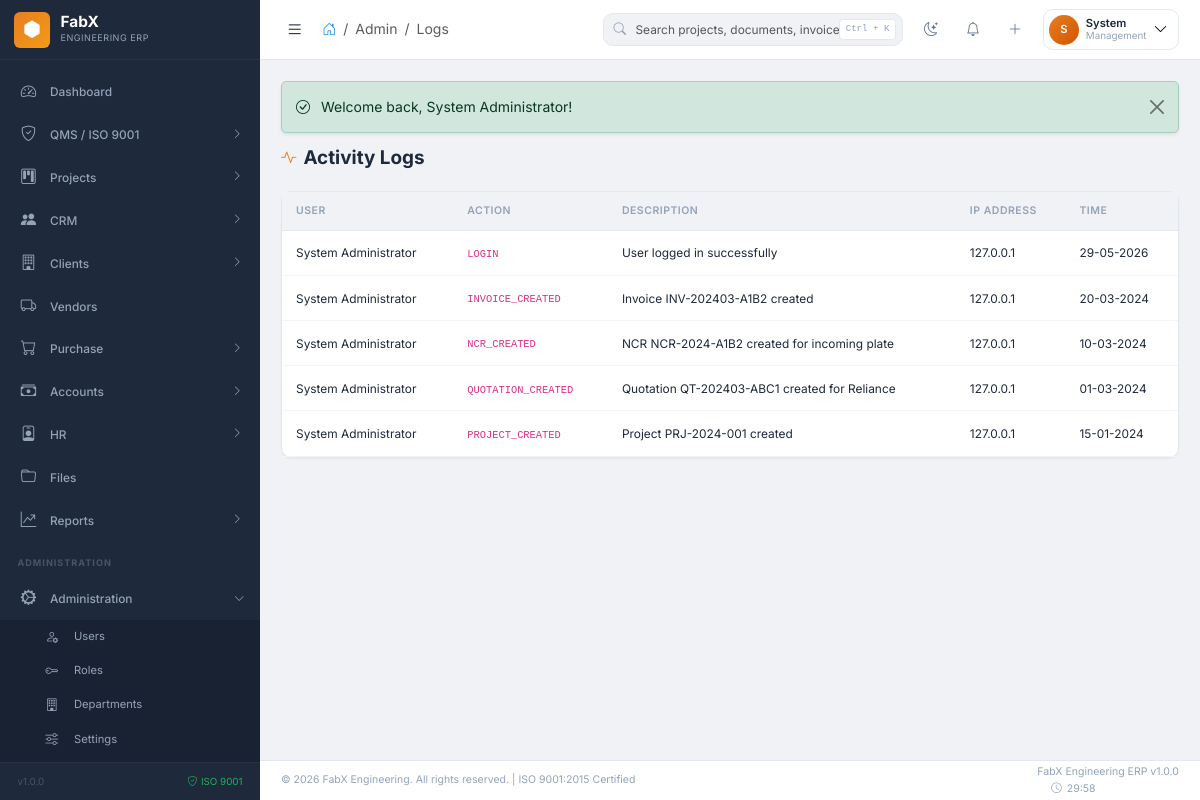
The app's page /admin/logs (signed in) with its own data.
### tables this page shows
CREATE TABLE fabx_activity_logs (
    id BIGINT AUTO_INCREMENT PRIMARY KEY,
    user_id INT,
    action VARCHAR(100) NOT NULL,
    description TEXT,
    module VARCHAR(50),
    record_id INT,
    ip_address VARCHAR(45),
    user_agent VARCHAR(255),
    created_at TIMESTAMP DEFAULT CURRENT_TIMESTAMP,
    FOREIGN KEY (user_id) REFERENCES fabx_users(id),
    INDEX idx_user (user_id),
    INDEX idx_action (action),
    INDEX idx_module (module),
    INDEX idx_created (created_at)
);

### modules/admin/AdminController.php (called while the page is built, shortened)
<?php
class AdminController extends Controller {
    public function logs(): void {
        $page = (int)($_GET['page'] ?? 1);
        $where = "WHERE 1=1"; $params = [];
        $logs = $this->db->fetchAll(
            "SELECT l.*, CONCAT(u.first_name, ' ', u.last_name) as user_name
             FROM " . $this->db->table("activity_logs") . " l
             LEFT JOIN " . $this->db->table("users") . " u ON l.user_id = u.id
             {$where} ORDER BY l.created_at DESC LIMIT ? OFFSET ?",
            array_merge($params, [DEFAULT_PER_PAGE, ($page-1)*DEFAULT_PER_PAGE])
        );
        $total = (int)$this->db->fetchValue("SELECT COUNT(*) FROM " . $this->db->table("activity_logs") . " l {$where}", $params);
        $this->view('logs', [
            'page_title' => 'Activity Logs', 'breadcrumb_module' => 'Admin', 'breadcrumb_page' => 'Logs',
            'logs' => $logs, 'pagination' => paginate($total, $page)
        ]);
    }
}

### config/config.php (called while the page is built, shortened)
<?php
spl_autoload_register(function ($class) {
    $prefixes = [
        'Core\\' => FABX_ROOT . '/core/',
        'Modules\\' => FABX_ROOT . '/modules/',
    ];
    foreach ($prefixes as $prefix => $baseDir) {
        $len = strlen($prefix);
        if (strncmp($prefix, $class, $len) === 0) {
            $relativeClass = substr($class, $len);
            $file = $baseDir . str_replace('\\', '/', $relativeClass) . '.php';
            if (file_exists($file)) {
                return;
            }
        }
    }
});
require_once FABX_ROOT . '/includes/functions.php';
require_once FABX_ROOT . '/includes/security.php';

### core/Database.php (called while the page is built, shortened)
<?php
class Database {
    private static ?self $instance = null;
    private mysqli $connection;
    private string $prefix;
    private function __construct() {
        $this->prefix = DB_PREFIX;
        $this->connection = new mysqli(DB_HOST, DB_USER, DB_PASS, DB_NAME);
        $this->connection->set_charset(DB_CHARSET);
    }
    public static function getInstance(): self {
        if (self::$instance === null) {
            self::$instance = new self();
        }
        return self::$instance;
    }
    public function query(string $sql, array $params = []): \mysqli_stmt|false {
        $stmt = $this->connection->prepare($sql);
        if (!empty($params)) {
            $types = '';
            $values = [];
            foreach ($params as $param) {
                if (is_int($param)) {
                    $types .= 'i';
                } elseif (is_float($param)) {
                    $types .= 'd';
                } elseif (is_bool($param)) {
                    $types .= 'i';
                    $param = $param ? 1 : 0;
                } else {
                    $types .= 's';
                }
                $values[] = $param;
            }
            $stmt->bind_param($types, ...$values);
        }
        return $stmt;
    }
    public function fetchAll(string $sql, array $params = []): array {
        $stmt = $this->query($sql, $params);
        $stmt->execute();
        $result = $stmt->get_result();
        $rows = $result->fetch_all(MYSQLI_ASSOC);
        return $rows;
    }
    public function table(string $name): string {
        return $this->prefix . $name;
    }
}

### includes/security.php (called while the page is built, shortened)
<?php
function e(string $text): string {
    return htmlspecialchars($text, ENT_QUOTES, 'UTF-8');
}

### includes/functions.php (called while the page is built, shortened)
<?php
function format_date(?string $date, string $format = DATE_FORMAT): string {
    $d = DateTime::createFromFormat(DB_DATE_FORMAT, $date);
    if (!$d) {
        $d = new DateTime($date);
    }
    return $d->format($format);
}

### modules/admin/views/logs.php (the view, shortened to what this page needs)
<div class="page-header">
    <h1 class="page-title"><i class="bi bi-activity"></i> Activity Logs</h1>
</div>
<div class="fx-card">
    <div class="fx-card-body p-0">
        <div class="table-responsive-fx">
            <table class="fx-table mb-0">
                <thead>
                    <tr>
                        <th>User</th><th>Action</th><th>Description</th>
                        <th>IP Address</th><th>Time</th>
                    </tr>
                </thead>
                <tbody>
                    <?php if (!empty($logs)): ?>
                        <?php foreach ($logs as $log): ?>
                            <tr>
                                <td><?= e($log['user_name'] ?? 'System') ?></td>
                                <td><code class="small"><?= e($log['action']) ?></code></td>
                                <td><?= e(substr($log['description'] ?? '', 0, 80)) ?></td>
                                <td><?= e($log['ip_address'] ?? '-') ?></td>
                                <td><?= format_date($log['created_at']) ?></td>
                            </tr>
                        <?php endforeach; ?>
                    <?php else: ?>
                        <tr><td colspan="5"><div class="empty-state"><i class="bi bi-activity"></i><h5>No logs found</h5></div></td></tr>
                    <?php endif; ?>
                </tbody>
            </table>
        </div>
    </div>
</div>

### assets/css/fabx-theme.css (style rules this page uses)
:root { --primary: #2c3e50; --primary-dark: #1a252f; --primary-light: #34495e; --secondary: #6c757d; --accent: #e67e22; --accent-light: #f39c12; --accent-dark: #d35400; --info: #3498db; --success: #27ae60; --warning: #f39c12; --danger: #e74c3c; --bg-body: #f0f2f5; --bg-card: #ffffff; --bg-sidebar: #1e293b; --bg-sidebar-hover: #0f172a; --bg-navbar: #ffffff; --text-primary: #1e293b; --text-secondary: #64748b; --text-muted: #94a3b8; --border-color: #e2e8f0; --border-light: #f1f5f9; --shadow-sm: 0 1px 2px 0 rgba(0,0,0,0.05); --shadow: 0 1px 3px 0 rgba(0,0,0,0.1), 0 1px 2px -1px rgba(0,0,0,0.1); --shadow-md: 0 4px 6px -1px rgba(0,0,0,0.1), 0 2px 4px -2px rgba(0,0,0,0.1); --shadow-lg: 0 10px 15px -3px rgba(0,0,0,0.1), 0 4px 6px -4px rgba(0,0,0,0.1); --shadow-xl: 0 20px 25px -5px rgba(0,0,0,0.1), 0 8px 10px -6px rgba(0,0,0,0.1); --sidebar-width: 260px; --sidebar-collapsed: 70px; --navbar-height: 60px; --footer-height: 40px; --font-sans: 'Inter', -apple-system, BlinkMacSystemFont, sans-serif; --font-mono: 'SF Mono', monospace; --radius-sm: 6px; --radius: 10px; --radius-lg: 14px; --radius-xl: 20px; --transition-fast: 0.15s ease; --transition: 0.2s ease; --transition-slow: 0.3s ease; }
*, *::before, *::after { box-sizing: border-box; margin: 0; }
html { font-size: 14px; }
body { font-family: var(--font-sans); background: var(--bg-body); color: var(--text-primary); line-height: 1.6; -webkit-font-smoothing: antialiased; overflow-x: hidden; }
.fx-card { background: var(--bg-card); border: 1px solid var(--border-color); border-radius: var(--radius); box-shadow: var(--shadow-sm); transition: box-shadow var(--transition), transform var(--transition); }
.fx-card-body { padding: 1.25rem; }
.fx-table { width: 100%; border-collapse: collapse; }
.fx-table thead th { background: var(--bg-body); padding: 0.75rem 1rem; font-size: 0.75rem; font-weight: 600; text-transform: uppercase; letter-spacing: 0.5px; color: var(--text-muted); border-bottom: 1px solid var(--border-color); white-space: nowrap; }
.fx-table tbody td { padding: 0.875rem 1rem; font-size: 0.85rem; color: var(--text-primary); border-bottom: 1px solid var(--border-light); vertical-align: middle; }
.page-header { display: flex; align-items: center; justify-content: space-between; margin-bottom: 1.5rem; flex-wrap: wrap; gap: 1rem; }
.page-title { font-size: 1.35rem; font-weight: 700; color: var(--text-primary); margin: 0; display: flex; align-items: center; gap: 0.5rem; }
.page-title i { color: var(--accent); font-size: 1.1rem; }

### assets/css/custom.css (style rules this page uses)
.table-responsive-fx { overflow-x: auto; -webkit-overflow-scrolling: touch; }

### records on screen
fabx_activity_logs: user_name "System Administrator", action "LOGIN", description "User logged in successfully", ip_address "127.0.0.1", created_at "29-05-2026"
fabx_activity_logs: user_name "System Administrator", action "INVOICE_CREATED", description "Invoice INV-202403-A1B2 created", ip_address "127.0.0.1", created_at "20-03-2024"
fabx_activity_logs: user_name "System Administrator", action "NCR_CREATED", description "NCR NCR-2024-A1B2 created for incoming plate", ip_address "127.0.0.1", created_at "10-03-2024"
fabx_activity_logs: user_name "System Administrator", action "QUOTATION_CREATED", description "Quotation QT-202403-ABC1 created for Reliance", ip_address "127.0.0.1", created_at "01-03-2024"
fabx_activity_logs: user_name "System Administrator", action "PROJECT_CREATED", description "Project PRJ-2024-001 created", ip_address "127.0.0.1", created_at "15-01-2024"

### other values on screen
$item['label'] "Dashboard"
$item['label'] "QMS / ISO 9001"
$item['label'] "Projects"
$item['label'] "CRM"
$item['label'] "Clients"
$item['label'] "Vendors"
$item['label'] "Purchase"
$item['label'] "Accounts"
$item['label'] "HR"
$item['label'] "Files"
$item['label'] "Reports"
$item['label'] "Administration"
$sub['label'] "Users"
$sub['label'] "Roles"
$sub['label'] "Departments"
